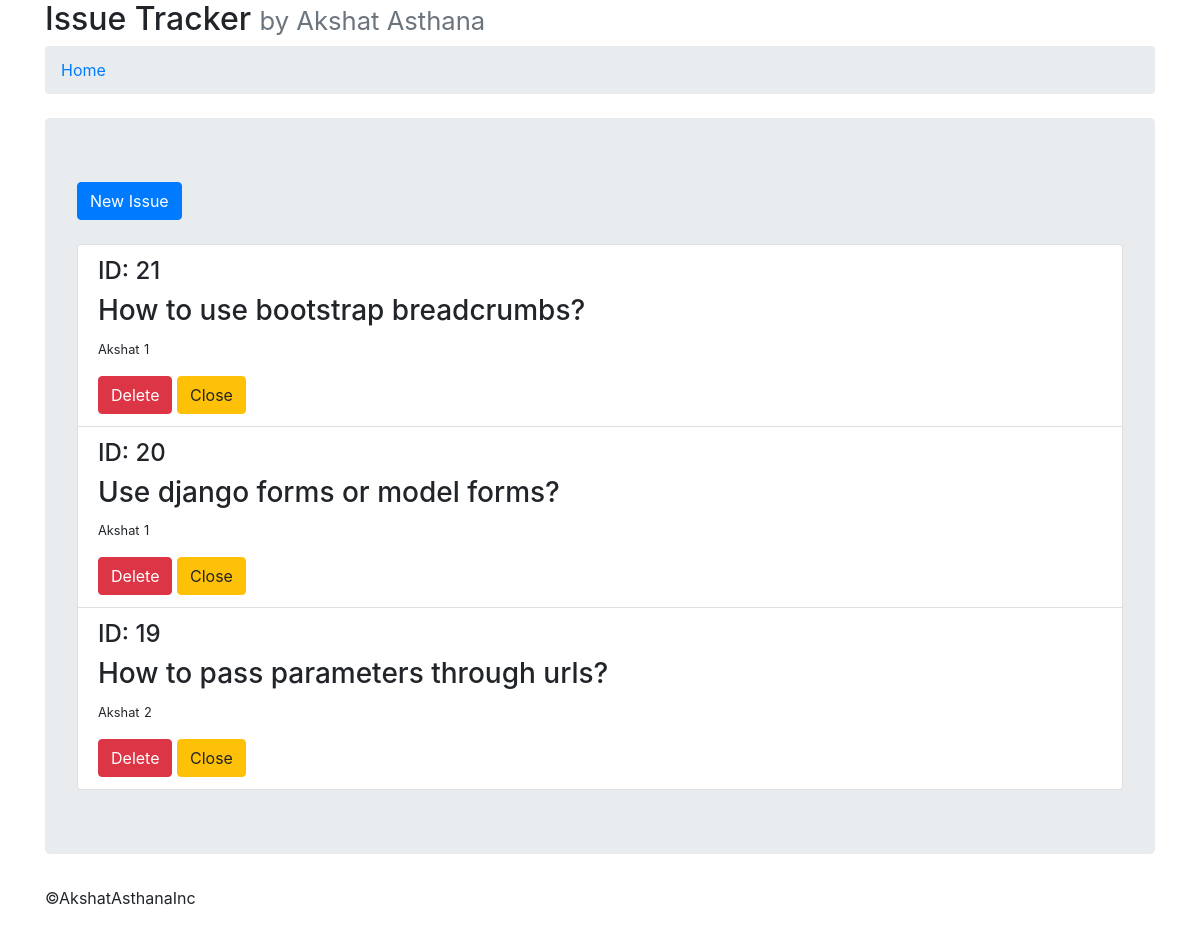
The app's page /issues/ with its own data.
### issues/models.py (models this page shows, shortened)
class Issue(models.Model):
    issue_desc = models.CharField(max_length=150, blank=False)
    issue_priority = models.CharField(max_length=6, blank=False)
    issue_assigned_to = models.CharField(max_length=100, blank=False)

### issues/views.py (the view)
# urls.py: path('', views.show_issues, name='list-issues'),
def show_issues(request):
    issues = Issue.objects.all().order_by('id')
    return render(request, 'issues/index.html', context={'issues':issues[::-1]})

### templates/issues/index.html (shortened to what this page needs)
<!DOCTYPE html>
{% load static %}
<html lang="en" dir="ltr">
  <head>
    <link rel="stylesheet" href="https://stackpath.bootstrapcdn.com/bootstrap/4.4.1/css/bootstrap.min.css">
  </head>
  <body>
  <div class="container">
    <header>
      <h2>Issue Tracker <small class="text-muted" >by Akshat Asthana</small></h2>
      <nav  class="mb-4" aria-label="breadcrumb">
        <ol class="breadcrumb">
          {% block crumb %}
          <li class="breadcrumb-item active" aria-current="page"><a href="{% url 'issues:list-issues' %}">Home</a></li>
          {% endblock crumb %}
        </ol>
      </nav>
    </header>
    <section class="jumbotron">
      {% block content %}
      <a href="{% url 'issues:new-issue' %}" class="btn btn-primary mt-0 mb-4">New Issue</a>
      <ul class="list-group">
      {% if issues %}
        {% for issue in issues %}
          <li class="list-group-item">
            <h4>ID: {{issue.id}}</h4>
            <h3>{{issue.issue_desc}}</h3>
            <small>{{issue.issue_assigned_to}}</small>
            <small>{{issue.issue_priority}}</small>
            <a class="btn btn-danger" href="{% url 'issues:delete-issue' issue.id %}">Delete</a>
            <a class="btn btn-warning close-button">Close</a>
          </li>
        {% endfor %}
      </ul>
      {% else %}
        <p class='alert alert-warning py-2 px-2'>No issues</p>
      {% endif %}
      {% endblock content %}
    </section>
    <footer><p>&copy;AkshatAsthanaInc</p></footer>
  </div>
  </body>
</html>

### records on screen
Issue: id "21", issue_desc "How to use bootstrap breadcrumbs?", issue_assigned_to "Akshat", issue_priority "1"
Issue: id "20", issue_desc "Use django forms or model forms?", issue_assigned_to "Akshat", issue_priority "1"
Issue: id "19", issue_desc "How to pass parameters through urls?", issue_assigned_to "Akshat", issue_priority "2"
